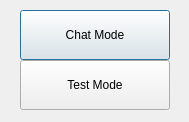
<?xml version="1.0" encoding="UTF-8"?>
<ui version="4.0">
 <class>operating_mode</class>
 <widget class="QDialog" name="operating_mode">
  <property name="geometry">
   <rect>
    <x>0</x>
    <y>0</y>
    <width>189</width>
    <height>122</height>
   </rect>
  </property>
  <property name="windowTitle">
   <string>Dialog</string>
  </property>
  <widget class="QPushButton" name="btn_chat_mode">
   <property name="geometry">
    <rect>
     <x>20</x>
     <y>10</y>
     <width>150</width>
     <height>50</height>
    </rect>
   </property>
   <property name="text">
    <string>Chat Mode</string>
   </property>
  </widget>
  <widget class="QPushButton" name="btn_test_mode">
   <property name="geometry">
    <rect>
     <x>20</x>
     <y>60</y>
     <width>150</width>
     <height>50</height>
    </rect>
   </property>
   <property name="text">
    <string>Test Mode</string>
   </property>
  </widget>
 </widget>
 <resources/>
 <connections/>
</ui>
